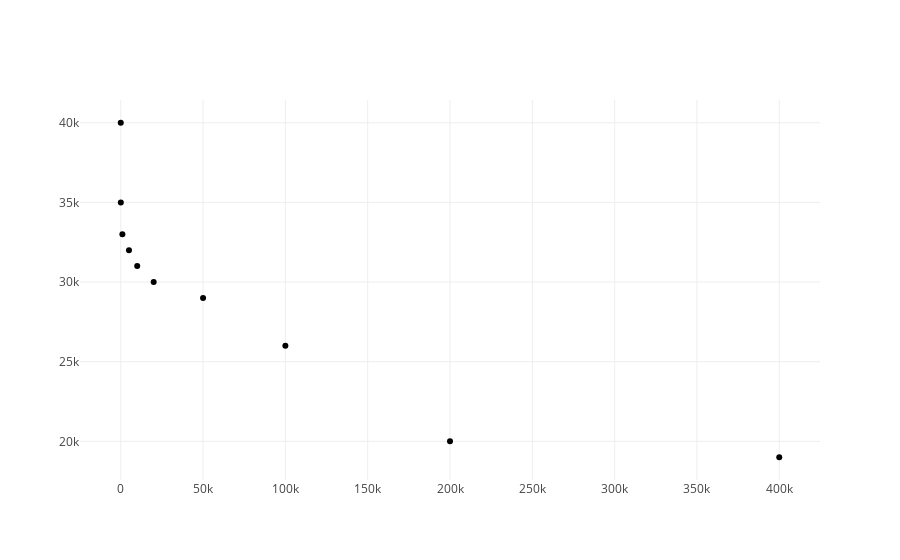

The code cell stored with this chart in its notebook:
### Markdown cell above
Iscrtajmo dati trening skup uz napomene ispod:
1. Koristimo biblioteku za vizualizaciju `plotly`.
2. Naredba `ply.init_notebook_mode(connected=True)` daje do znanja biblioteci Plotly da se sva iscrtavanja vrše u Jupyter Notebook okruženju.
2. `car_mileage_vs_value_data_set` je dvodimenzionalni niz.
3. `car_mileage_vs_value_data_set.T` vraća transponovanu matricu `car_mileage_vs_value_data_set`.
4. `car_mileage_vs_value_data_set.T[0]` je jednodimenzionalni niz vrijednosti pređenih kilometara auta.
5. `car_mileage_vs_value_data_set.T[1]` je jednodimenzionalni niz vrijednosti cijena auta.
6. `go.Scatter()` formira objekat iz biblioteke Plotly koji čuva informaciju u podacima koje treba iscrtati kao i o formatu iscrtavanja istih.
7. Slično je i sa `go.Layout()`. Formira se objekat koji čuva informaciju o formatu iscrtavanja plana (layout-a) cijelog plota (bez podataka).
8. Objekat `go.Figure` objedinjuje informacije u *Scatter* i *Layout* objektu i naredba *ply.iplot()* vrši samo iscrtavanje.

### Code cell
import plotly.offline as ply
import plotly.graph_objs as go

ply.init_notebook_mode(connected=True)

car_mileages: np.ndarray = car_mileage_vs_value_data_set.T[0]
car_values: np.ndarray = car_mileage_vs_value_data_set.T[1]

plot_data: go.Scatter = go.Scatter(x=car_mileages, 
                                   y=car_values, 
                                   mode='markers',
                                   marker=dict(color='black'))

layout: go.Layout = go.Layout(xaxis=dict(ticks='', showticklabels=True,
                                         zeroline=False),
                              yaxis=dict(ticks='', showticklabels=True,
                                         zeroline=False),
                              showlegend=False, hovermode='closest')

figure: go.Figure = go.Figure(data=[plot_data], layout=layout)

ply.iplot(figure)

### Figure 1 — Plotly figure (JSON) as saved in the notebook; plotly's stock layout.template omitted (floating-point values rounded to 4 significant figures)
{"data": [{"marker": {"color": "black"}, "mode": "markers", "type": "scatter", "uid": "888be5a8-03f7-4d49-8467-d532db6ac4ca", "x": [10000, 400000, 5000, 0, 1000, 100000, 50000, 50, 20000, 200000], "y": [31000, 19000, 32000, 40000, 33000, 26000, 29000, 35000, 30000, 20000]}], "layout": {"hovermode": "closest", "showlegend": false, "xaxis": {"showticklabels": true, "ticks": "", "zeroline": false}, "yaxis": {"showticklabels": true, "ticks": "", "zeroline": false}}}
